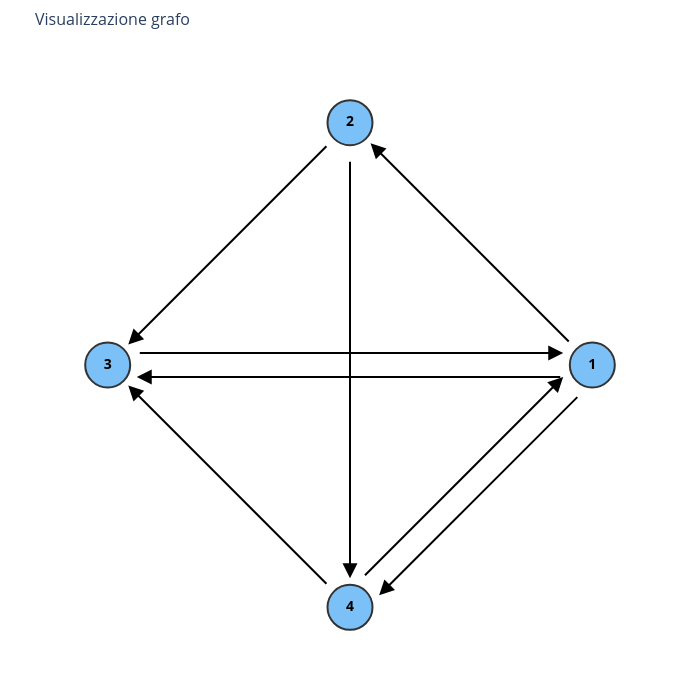

Here is the notebook cell this chart was saved with:
### Code cell
# Create the nodes
node1 = Node(number=1)
node2 = Node(number=2)
node3 = Node(number=3)
node4 = Node(number=4)

# linking edges
node1.addOut([2,3,4]) 
node1.addIn([3,4]) 
node2.addIn([1]) 
node2.addOut([3,4]) 
node3.addIn([1,2,4]) 
node3.addOut([1]) 
node4.addIn([2,1]) 
node4.addOut([1,3]) 

graph = Graph([node1, node2, node3, node4])
graph.print()
graph.plot()
testRank(graph)

### Figure 1 — Plotly figure (JSON) as saved in the notebook; plotly's stock layout.template omitted (floating-point values rounded to 4 significant figures)
{"data": [{"hoverinfo": "text", "hovertext": ["<b>Nodo 1</b><br>Out: 3<br>In: 2", "<b>Nodo 2</b><br>Out: 2<br>In: 1", "<b>Nodo 3</b><br>Out: 1<br>In: 3", "<b>Nodo 4</b><br>Out: 2<br>In: 2"], "marker": {"color": "#7bc0f7", "line": {"color": "#333", "width": 2}, "size": 45}, "mode": "markers+text", "text": ["1", "2", "3", "4"], "textfont": {"color": "black", "size": 14, "weight": "bold"}, "textposition": "middle center", "type": "scatter", "x": [1.0, -3.576e-08, -1.0, 1.987e-08], "y": [2.186e-08, 1, -6.557e-08, -1.0]}], "layout": {"annotations": [{"arrowcolor": "black", "arrowhead": 2, "arrowsize": 1.5, "arrowwidth": 2, "ax": 0.9151, "axref": "x", "ay": 0.08485, "ayref": "y", "showarrow": true, "x": 0.08485, "xref": "x", "y": 0.9151, "yref": "y"}, {"arrowcolor": "black", "arrowhead": 2, "arrowsize": 1.5, "arrowwidth": 2, "ax": 0.88, "axref": "x", "ay": -0.05, "ayref": "y", "showarrow": true, "x": -0.88, "xref": "x", "y": -0.05, "yref": "y"}, {"arrowcolor": "black", "arrowhead": 2, "arrowsize": 1.5, "arrowwidth": 2, "ax": -0.88, "axref": "x", "ay": 0.05, "ayref": "y", "showarrow": true, "x": 0.88, "xref": "x", "y": 0.05, "yref": "y"}, {"arrowcolor": "black", "arrowhead": 2, "arrowsize": 1.5, "arrowwidth": 2, "ax": 0.9505, "axref": "x", "ay": -0.1202, "ayref": "y", "showarrow": true, "x": 0.1202, "xref": "x", "y": -0.9505, "yref": "y"}, {"arrowcolor": "black", "arrowhead": 2, "arrowsize": 1.5, "arrowwidth": 2, "ax": 0.0495, "axref": "x", "ay": -0.8798, "ayref": "y", "showarrow": true, "x": 0.8798, "xref": "x", "y": -0.0495, "yref": "y"}, {"arrowcolor": "black", "arrowhead": 2, "arrowsize": 1.5, "arrowwidth": 2, "ax": -0.08485, "axref": "x", "ay": 0.9151, "ayref": "y", "showarrow": true, "x": -0.9151, "xref": "x", "y": 0.08485, "yref": "y"}, {"arrowcolor": "black", "arrowhead": 2, "arrowsize": 1.5, "arrowwidth": 2, "ax": -3.243e-08, "axref": "x", "ay": 0.88, "ayref": "y", "showarrow": true, "x": 1.653e-08, "xref": "x", "y": -0.88, "yref": "y"}, {"arrowcolor": "black", "arrowhead": 2, "arrowsize": 1.5, "arrowwidth": 2, "ax": -0.08485, "axref": "x", "ay": -0.9151, "ayref": "y", "showarrow": true, "x": -0.9151, "xref": "x", "y": -0.08485, "yref": "y"}], "height": 700, "hovermode": "closest", "margin": {"b": 20, "l": 20, "r": 20, "t": 50}, "plot_bgcolor": "white", "showlegend": false, "title": {"font": {"size": 16}, "text": "Visualizzazione grafo"}, "width": 700, "xaxis": {"range": [-1.3, 1.3], "scaleanchor": "y", "scaleratio": 1, "showgrid": false, "showticklabels": false, "zeroline": false}, "yaxis": {"range": [-1.3, 1.3], "showgrid": false, "showticklabels": false, "zeroline": false}}}
